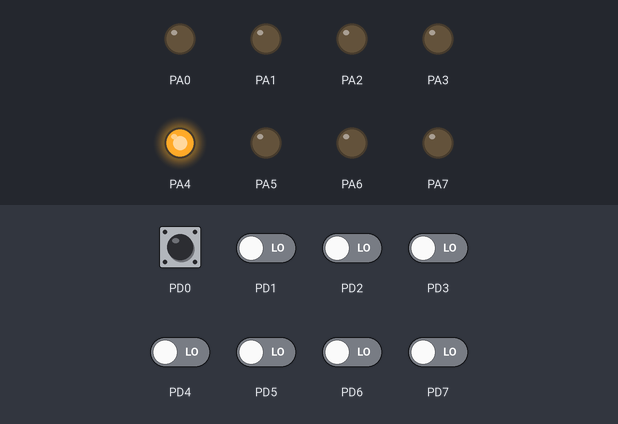
This program was run on a simulated ATmega32, built with avr-gcc and emulated at 16 MHz (the files do not name the chip). Shown: output pins drawn as LEDs (lit = HIGH). Inputs (shaded band) come from the test bench; at power-on: PD0 HIGH, PD1–7 LOW.

Above: at 1.8 s.
1.9 s: PD0 pulled LOW for 0.6 s
At 2.4 s:
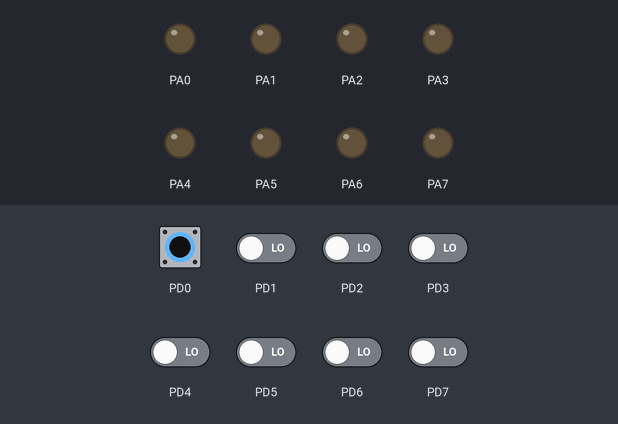
4.0 s: PD0 pulled LOW for 1 s
At 5.1 s:
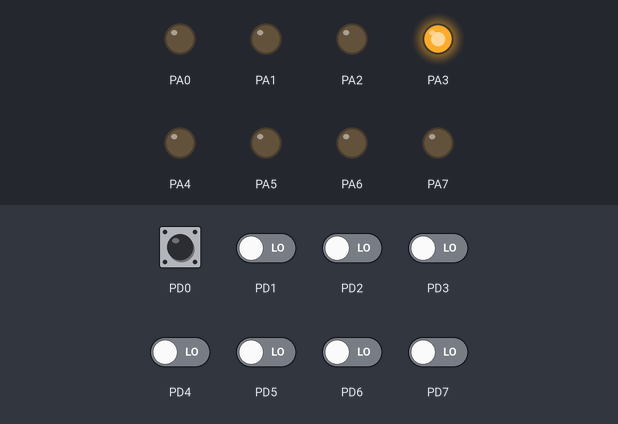
At 5.8 s:
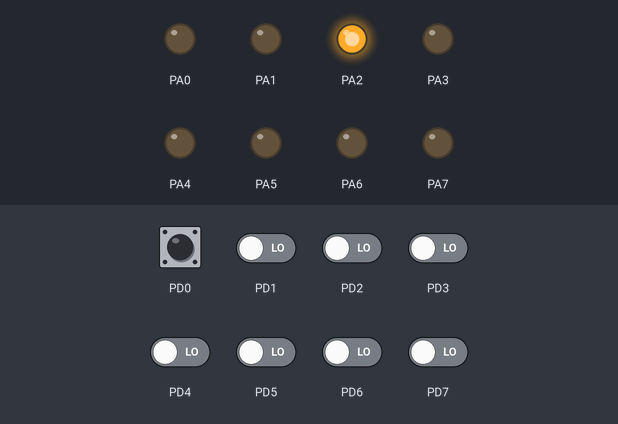
Timing chart, 0 to 14.0 s (numbered marks = the images above; inputs shaded):
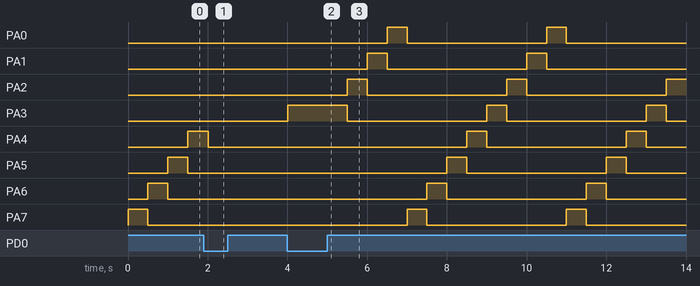

Measured:
- after the input at 1.9 s, PA0: stays LOW (without the input it goes to HIGH after 1.6 s); PA1: stays LOW (without the input it goes to HIGH after 1.1 s); PA2: stays LOW (without the input it goes to HIGH after 0.60 s); PA3: stays LOW (without the input it goes to HIGH after 0.10 s)
- after the input at 4.0 s, PA0: alternates HIGH for 0.50 s and LOW for 3.5 s, starting after 2.5 s; PA1: alternates HIGH for 0.50 s and LOW for 3.5 s, starting after 2.0 s

The program:

main.c
```c
/* **************************************************************************************
**       Author      :	Michael S. Ibrahim
**       Date        :	March 01, 2022
**       Version     :	V01
**       SWC         :	main
**       Description :	Lab1 Task2
** **************************************************************************************/
/* STD Headers */
#include <avr/io.h>
#include <util/delay.h>
#define F_CPU         16000000UL
#define SET_BIT(REG, BIT)       REG |=  (1<<BIT)
#define CLR_BIT(REG, BIT)       REG &= ~(1<<BIT)
#define GET_BIT(REG, BIT)       ((REG>>BIT)&1)

/* main Fn */
int main(int args, char** argv)
{
  int RunStatus = 1;/* Indicate the running status of the leds */
  unsigned char PORTA_Prev = 0;  /* hold the previous state of portA */
  /* Set direction */
  DDRA = 0xFF;
  CLR_BIT(DDRD, 0);
  /* Initialize */
  SET_BIT(PORTD, 0);
  PORTA = 0x01;
  while(1)
  {
    if(GET_BIT(PIND, 0) == 0)
    {
      _delay_ms(10);
      if(GET_BIT(PIND, 0) == 0);
        if(RunStatus == 1)
        {
          RunStatus = 0;
          PORTA_Prev = PORTA;
          PORTA = 0;
        }/* if */
        else
        {
          RunStatus = 1;
          PORTA = PORTA_Prev;
          PORTA = (PORTA >> 1) | (PORTA << 7);
        }/* else */
        while(GET_BIT(PIND, 0) == 0);
    }/* if */
    else
    {
      if(RunStatus == 1)
      {
        PORTA = (PORTA >> 1) | (PORTA << 7);
      }/* if */
    }/* else */
    _delay_ms(500);
  }/* while */

  return(0);/* indicate normal main termination */
}/* main */
```
